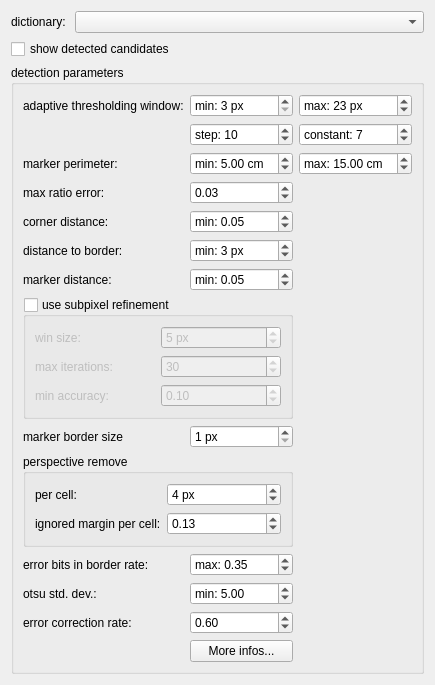
<?xml version="1.0" encoding="UTF-8"?>
<ui version="4.0">
 <class>CodeMarker</class>
 <widget class="QWidget" name="CodeMarker">
  <property name="geometry">
   <rect>
    <x>0</x>
    <y>0</y>
    <width>397</width>
    <height>637</height>
   </rect>
  </property>
  <layout class="QVBoxLayout" name="verticalLayout_2">
   <item>
    <layout class="QHBoxLayout" name="horizontalLayout" stretch="0,1">
     <item>
      <widget class="QLabel" name="label_6">
       <property name="text">
        <string>dictionary: </string>
       </property>
      </widget>
     </item>
     <item>
      <widget class="QComboBox" name="dictList">
       <property name="sizeAdjustPolicy">
        <enum>QComboBox::AdjustToContents</enum>
       </property>
      </widget>
     </item>
    </layout>
   </item>
   <item>
    <layout class="QVBoxLayout" name="verticalLayout">
     <item>
      <widget class="QCheckBox" name="showDetectedCandidates">
       <property name="text">
        <string>show detected candidates</string>
       </property>
      </widget>
     </item>
    </layout>
   </item>
   <item>
    <widget class="QGroupBox" name="groupBox">
     <property name="title">
      <string>detection parameters</string>
     </property>
     <layout class="QGridLayout" name="gridLayout">
      <item row="2" column="2">
       <widget class="QDoubleSpinBox" name="maxMarkerPerimeter">
        <property name="focusPolicy">
         <enum>Qt::WheelFocus</enum>
        </property>
        <property name="prefix">
         <string>max: </string>
        </property>
        <property name="suffix">
         <string> cm</string>
        </property>
        <property name="minimum">
         <double>1.000000000000000</double>
        </property>
        <property name="maximum">
         <double>100.000000000000000</double>
        </property>
        <property name="singleStep">
         <double>1.000000000000000</double>
        </property>
        <property name="value">
         <double>15.000000000000000</double>
        </property>
       </widget>
      </item>
      <item row="2" column="1">
       <widget class="QDoubleSpinBox" name="minMarkerPerimeter">
        <property name="prefix">
         <string>min: </string>
        </property>
        <property name="suffix">
         <string> cm</string>
        </property>
        <property name="minimum">
         <double>0.100000000000000</double>
        </property>
        <property name="singleStep">
         <double>1.000000000000000</double>
        </property>
        <property name="value">
         <double>5.000000000000000</double>
        </property>
       </widget>
      </item>
      <item row="0" column="2">
       <widget class="QSpinBox" name="adaptiveThreshWinSizeMax">
        <property name="suffix">
         <string> px</string>
        </property>
        <property name="prefix">
         <string>max: </string>
        </property>
        <property name="minimum">
         <number>3</number>
        </property>
        <property name="value">
         <number>23</number>
        </property>
       </widget>
      </item>
      <item row="9" column="0">
       <widget class="QLabel" name="label">
        <property name="text">
         <string>marker border size</string>
        </property>
       </widget>
      </item>
      <item row="1" column="2">
       <widget class="QSpinBox" name="adaptiveThreshConstant">
        <property name="prefix">
         <string>constant: </string>
        </property>
        <property name="value">
         <number>7</number>
        </property>
       </widget>
      </item>
      <item row="9" column="1">
       <widget class="QSpinBox" name="markerBorderBits">
        <property name="suffix">
         <string> px</string>
        </property>
        <property name="minimum">
         <number>1</number>
        </property>
        <property name="value">
         <number>1</number>
        </property>
       </widget>
      </item>
      <item row="0" column="0">
       <widget class="QLabel" name="label_2">
        <property name="text">
         <string>adaptive thresholding window:</string>
        </property>
       </widget>
      </item>
      <item row="1" column="1">
       <widget class="QSpinBox" name="adaptiveThreshWinSizeStep">
        <property name="prefix">
         <string>step: </string>
        </property>
        <property name="minimum">
         <number>1</number>
        </property>
        <property name="value">
         <number>10</number>
        </property>
       </widget>
      </item>
      <item row="3" column="1">
       <widget class="QDoubleSpinBox" name="polygonalApproxAccuracyRate">
        <property name="minimum">
         <double>0.010000000000000</double>
        </property>
        <property name="singleStep">
         <double>0.010000000000000</double>
        </property>
        <property name="value">
         <double>0.030000000000000</double>
        </property>
       </widget>
      </item>
      <item row="3" column="0">
       <widget class="QLabel" name="label_4">
        <property name="text">
         <string>max ratio error:</string>
        </property>
       </widget>
      </item>
      <item row="11" column="1">
       <widget class="QDoubleSpinBox" name="maxErroneousBitsInBorderRate">
        <property name="prefix">
         <string>max: </string>
        </property>
        <property name="minimum">
         <double>0.010000000000000</double>
        </property>
        <property name="singleStep">
         <double>0.010000000000000</double>
        </property>
        <property name="value">
         <double>0.350000000000000</double>
        </property>
       </widget>
      </item>
      <item row="2" column="0">
       <widget class="QLabel" name="label_3">
        <property name="text">
         <string>marker perimeter:</string>
        </property>
       </widget>
      </item>
      <item row="4" column="1">
       <widget class="QDoubleSpinBox" name="minCornerDistance">
        <property name="prefix">
         <string>min: </string>
        </property>
        <property name="suffix">
         <string/>
        </property>
        <property name="minimum">
         <double>0.000000000000000</double>
        </property>
        <property name="maximum">
         <double>100.000000000000000</double>
        </property>
        <property name="singleStep">
         <double>0.010000000000000</double>
        </property>
        <property name="value">
         <double>0.050000000000000</double>
        </property>
       </widget>
      </item>
      <item row="0" column="1">
       <widget class="QSpinBox" name="adaptiveThreshWinSizeMin">
        <property name="suffix">
         <string> px</string>
        </property>
        <property name="prefix">
         <string>min: </string>
        </property>
        <property name="minimum">
         <number>3</number>
        </property>
        <property name="value">
         <number>3</number>
        </property>
       </widget>
      </item>
      <item row="6" column="0">
       <widget class="QLabel" name="label_9">
        <property name="text">
         <string>marker distance:</string>
        </property>
       </widget>
      </item>
      <item row="5" column="1">
       <widget class="QSpinBox" name="minDistanceToBorder">
        <property name="suffix">
         <string> px</string>
        </property>
        <property name="prefix">
         <string>min: </string>
        </property>
        <property name="minimum">
         <number>0</number>
        </property>
        <property name="value">
         <number>3</number>
        </property>
       </widget>
      </item>
      <item row="4" column="0">
       <widget class="QLabel" name="label_7">
        <property name="text">
         <string>corner distance:</string>
        </property>
       </widget>
      </item>
      <item row="11" column="0">
       <widget class="QLabel" name="label_15">
        <property name="text">
         <string>error bits in border rate:</string>
        </property>
       </widget>
      </item>
      <item row="14" column="0">
       <widget class="QLabel" name="label_17">
        <property name="text">
         <string>error correction rate:</string>
        </property>
       </widget>
      </item>
      <item row="5" column="0">
       <widget class="QLabel" name="label_8">
        <property name="text">
         <string>distance to border:</string>
        </property>
       </widget>
      </item>
      <item row="6" column="1">
       <widget class="QDoubleSpinBox" name="minMarkerDistance">
        <property name="prefix">
         <string>min: </string>
        </property>
        <property name="suffix">
         <string/>
        </property>
        <property name="minimum">
         <double>0.000000000000000</double>
        </property>
        <property name="singleStep">
         <double>0.500000000000000</double>
        </property>
        <property name="value">
         <double>0.050000000000000</double>
        </property>
       </widget>
      </item>
      <item row="14" column="1">
       <widget class="QDoubleSpinBox" name="errorCorrectionRate">
        <property name="minimum">
         <double>0.010000000000000</double>
        </property>
        <property name="singleStep">
         <double>0.100000000000000</double>
        </property>
        <property name="value">
         <double>0.600000000000000</double>
        </property>
       </widget>
      </item>
      <item row="13" column="0">
       <widget class="QLabel" name="label_16">
        <property name="text">
         <string>otsu std. dev.: </string>
        </property>
       </widget>
      </item>
      <item row="13" column="1">
       <widget class="QDoubleSpinBox" name="minOtsuStdDev">
        <property name="prefix">
         <string>min: </string>
        </property>
        <property name="minimum">
         <double>0.010000000000000</double>
        </property>
        <property name="singleStep">
         <double>0.500000000000000</double>
        </property>
        <property name="value">
         <double>5.000000000000000</double>
        </property>
       </widget>
      </item>
      <item row="10" column="0" colspan="2">
       <widget class="QGroupBox" name="groupBox_2">
        <property name="title">
         <string>perspective remove</string>
        </property>
        <layout class="QGridLayout" name="gridLayout_3">
         <item row="0" column="1">
          <widget class="QSpinBox" name="perspectiveRemovePixelPerCell">
           <property name="suffix">
            <string> px</string>
           </property>
           <property name="prefix">
            <string/>
           </property>
           <property name="minimum">
            <number>1</number>
           </property>
           <property name="value">
            <number>4</number>
           </property>
          </widget>
         </item>
         <item row="0" column="0">
          <widget class="QLabel" name="label_13">
           <property name="text">
            <string>per cell:</string>
           </property>
          </widget>
         </item>
         <item row="1" column="0">
          <widget class="QLabel" name="label_14">
           <property name="text">
            <string>ignored margin per cell:</string>
           </property>
          </widget>
         </item>
         <item row="1" column="1">
          <widget class="QDoubleSpinBox" name="perspectiveRemoveIgnoredMarginPerCell">
           <property name="minimum">
            <double>0.010000000000000</double>
           </property>
           <property name="singleStep">
            <double>0.010000000000000</double>
           </property>
           <property name="value">
            <double>0.130000000000000</double>
           </property>
          </widget>
         </item>
        </layout>
       </widget>
      </item>
      <item row="8" column="0" colspan="2">
       <widget class="QGroupBox" name="doCornerRefinement">
        <property name="title">
         <string>use subpixel refinement</string>
        </property>
        <property name="checkable">
         <bool>true</bool>
        </property>
        <property name="checked">
         <bool>false</bool>
        </property>
        <layout class="QGridLayout" name="gridLayout_2">
         <item row="0" column="2">
          <widget class="QSpinBox" name="cornerRefinementWinSize">
           <property name="suffix">
            <string> px</string>
           </property>
           <property name="minimum">
            <number>1</number>
           </property>
           <property name="value">
            <number>5</number>
           </property>
          </widget>
         </item>
         <item row="1" column="1">
          <widget class="QLabel" name="label_11">
           <property name="text">
            <string>max iterations:</string>
           </property>
          </widget>
         </item>
         <item row="1" column="2">
          <widget class="QSpinBox" name="cornerRefinementMaxIterations">
           <property name="minimum">
            <number>1</number>
           </property>
           <property name="value">
            <number>30</number>
           </property>
          </widget>
         </item>
         <item row="2" column="1">
          <widget class="QLabel" name="label_12">
           <property name="text">
            <string>min accuracy:</string>
           </property>
          </widget>
         </item>
         <item row="2" column="2">
          <widget class="QDoubleSpinBox" name="cornerRefinementMinAccuracy">
           <property name="minimum">
            <double>0.010000000000000</double>
           </property>
           <property name="singleStep">
            <double>0.100000000000000</double>
           </property>
           <property name="value">
            <double>0.100000000000000</double>
           </property>
          </widget>
         </item>
         <item row="0" column="1">
          <widget class="QLabel" name="label_10">
           <property name="layoutDirection">
            <enum>Qt::LeftToRight</enum>
           </property>
           <property name="text">
            <string>win size:</string>
           </property>
          </widget>
         </item>
        </layout>
       </widget>
      </item>
      <item row="15" column="1">
       <widget class="QPushButton" name="moreInfosButton">
        <property name="text">
         <string>More infos...</string>
        </property>
       </widget>
      </item>
     </layout>
    </widget>
   </item>
  </layout>
 </widget>
 <tabstops>
  <tabstop>dictList</tabstop>
  <tabstop>showDetectedCandidates</tabstop>
  <tabstop>adaptiveThreshWinSizeMin</tabstop>
  <tabstop>adaptiveThreshWinSizeMax</tabstop>
  <tabstop>adaptiveThreshWinSizeStep</tabstop>
  <tabstop>adaptiveThreshConstant</tabstop>
  <tabstop>minMarkerPerimeter</tabstop>
  <tabstop>maxMarkerPerimeter</tabstop>
  <tabstop>polygonalApproxAccuracyRate</tabstop>
  <tabstop>minCornerDistance</tabstop>
  <tabstop>minDistanceToBorder</tabstop>
  <tabstop>minMarkerDistance</tabstop>
  <tabstop>doCornerRefinement</tabstop>
  <tabstop>cornerRefinementWinSize</tabstop>
  <tabstop>cornerRefinementMaxIterations</tabstop>
  <tabstop>cornerRefinementMinAccuracy</tabstop>
  <tabstop>markerBorderBits</tabstop>
  <tabstop>perspectiveRemovePixelPerCell</tabstop>
  <tabstop>perspectiveRemoveIgnoredMarginPerCell</tabstop>
  <tabstop>maxErroneousBitsInBorderRate</tabstop>
  <tabstop>minOtsuStdDev</tabstop>
  <tabstop>errorCorrectionRate</tabstop>
  <tabstop>moreInfosButton</tabstop>
 </tabstops>
 <resources/>
 <connections/>
</ui>
